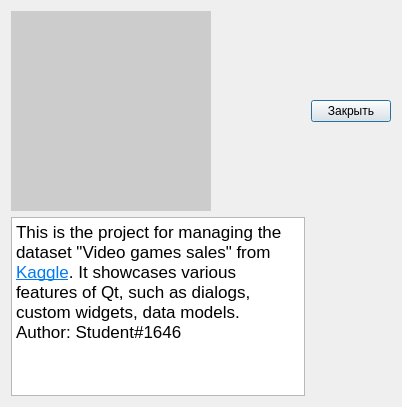
<?xml version="1.0" encoding="UTF-8"?>
<ui version="4.0">
 <class>Helpp</class>
 <widget class="QDialog" name="Helpp">
  <property name="geometry">
   <rect>
    <x>0</x>
    <y>0</y>
    <width>402</width>
    <height>407</height>
   </rect>
  </property>
  <property name="mouseTracking">
   <bool>true</bool>
  </property>
  <property name="windowTitle">
   <string>Dialog</string>
  </property>
  <layout class="QGridLayout" name="gridLayout">
   <item row="0" column="0">
    <widget class="QWidget" name="widgetLogoContainer" native="true">
     <property name="sizePolicy">
      <sizepolicy hsizetype="Preferred" vsizetype="Preferred">
       <horstretch>0</horstretch>
       <verstretch>0</verstretch>
      </sizepolicy>
     </property>
     <property name="minimumSize">
      <size>
       <width>200</width>
       <height>200</height>
      </size>
     </property>
     <property name="maximumSize">
      <size>
       <width>200</width>
       <height>200</height>
      </size>
     </property>
     <property name="mouseTracking">
      <bool>true</bool>
     </property>
     <property name="toolTipDuration">
      <number>-1</number>
     </property>
     <property name="layoutDirection">
      <enum>Qt::LeftToRight</enum>
     </property>
     <property name="styleSheet">
      <string notr="true">background-color: rgb(204, 204, 204);</string>
     </property>
     <layout class="QHBoxLayout"/>
    </widget>
   </item>
   <item row="0" column="1">
    <widget class="QPushButton" name="pushButton">
     <property name="text">
      <string>Закрыть</string>
     </property>
    </widget>
   </item>
   <item row="1" column="0">
    <widget class="QTextBrowser" name="textBrowser">
     <property name="html">
      <string>&lt;!DOCTYPE HTML PUBLIC &quot;-//W3C//DTD HTML 4.0//EN&quot; &quot;http://www.w3.org/TR/REC-html40/strict.dtd&quot;&gt;
&lt;html&gt;&lt;head&gt;&lt;meta name=&quot;qrichtext&quot; content=&quot;1&quot; /&gt;&lt;meta charset=&quot;utf-8&quot; /&gt;&lt;style type=&quot;text/css&quot;&gt;
p, li { white-space: pre-wrap; }
hr { height: 1px; border-width: 0; }
li.unchecked::marker { content: &quot;\2610&quot;; }
li.checked::marker { content: &quot;\2612&quot;; }
&lt;/style&gt;&lt;/head&gt;&lt;body style=&quot; font-family:'.AppleSystemUIFont'; font-size:13pt; font-weight:400; font-style:normal;&quot;&gt;
&lt;p style=&quot; margin-top:0px; margin-bottom:0px; margin-left:0px; margin-right:0px; -qt-block-indent:0; text-indent:0px;&quot;&gt;This is the project for managing the dataset &amp;quot;Video games sales&amp;quot; from &lt;a href=&quot;https://www.kaggle.com/datasets/gregorut/videogamesales&quot;&gt;&lt;span style=&quot; text-decoration: underline; color:#007af4;&quot;&gt;Kaggle&lt;/span&gt;&lt;/a&gt;. It showcases various features of Qt, such as dialogs, custom widgets, data models.&lt;/p&gt;
&lt;p style=&quot; margin-top:0px; margin-bottom:0px; margin-left:0px; margin-right:0px; -qt-block-indent:0; text-indent:0px;&quot;&gt;Author: Student#1646&lt;/p&gt;&lt;/body&gt;&lt;/html&gt;</string>
     </property>
    </widget>
   </item>
  </layout>
 </widget>
 <tabstops>
  <tabstop>textBrowser</tabstop>
 </tabstops>
 <resources/>
 <connections>
  <connection>
   <sender>pushButton</sender>
   <signal>clicked()</signal>
   <receiver>pushButton</receiver>
   <slot>close()</slot>
   <hints>
    <hint type="sourcelabel">
     <x>136</x>
     <y>16</y>
    </hint>
    <hint type="destinationlabel">
     <x>136</x>
     <y>16</y>
    </hint>
   </hints>
  </connection>
 </connections>
</ui>
